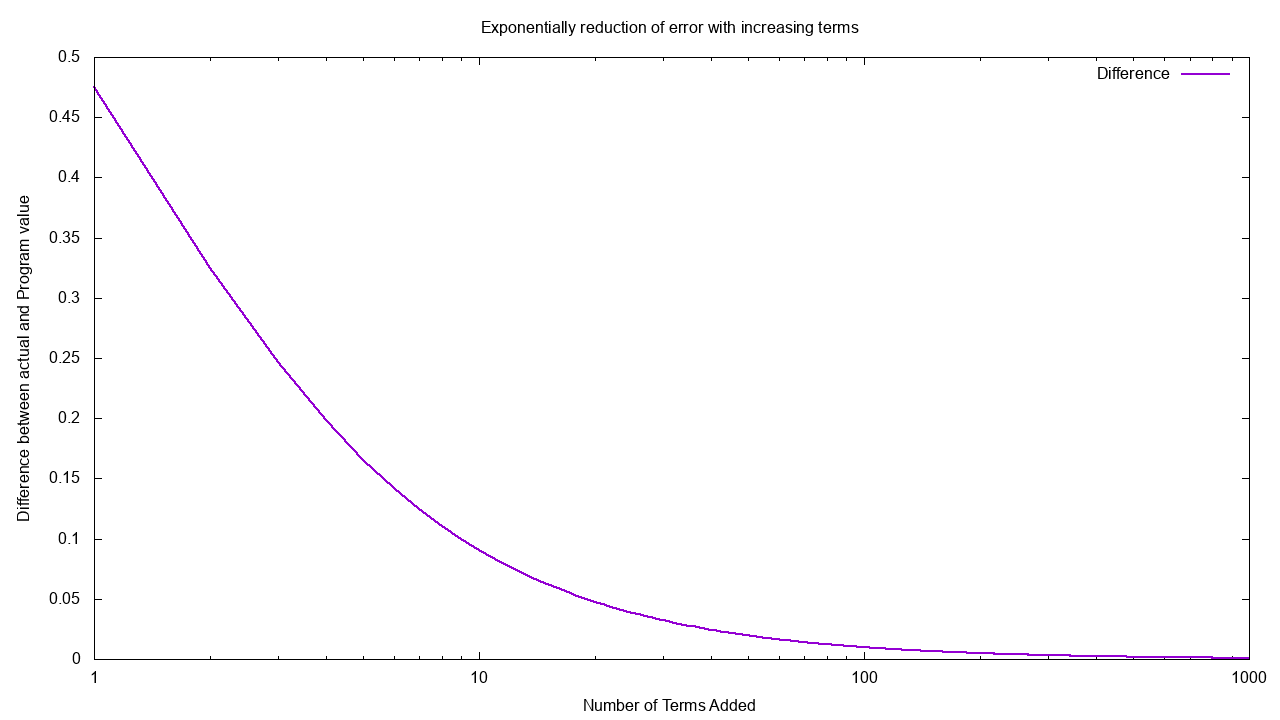

Source code (gnuplot):
set logscale x 10

set xlabel "Number of Terms Added"
set ylabel "Difference between actual and Program value"
set title "Exponentially reduction of error with increasing terms"

set terminal png size 1280,720
set output "Function2.png"
plot "Function2.dat" u 1:(column("Difference")) w l lw 2

set terminal wxt background '#00222222'
plot "Function2.dat" u 1:(column("Difference")) w l lw 2